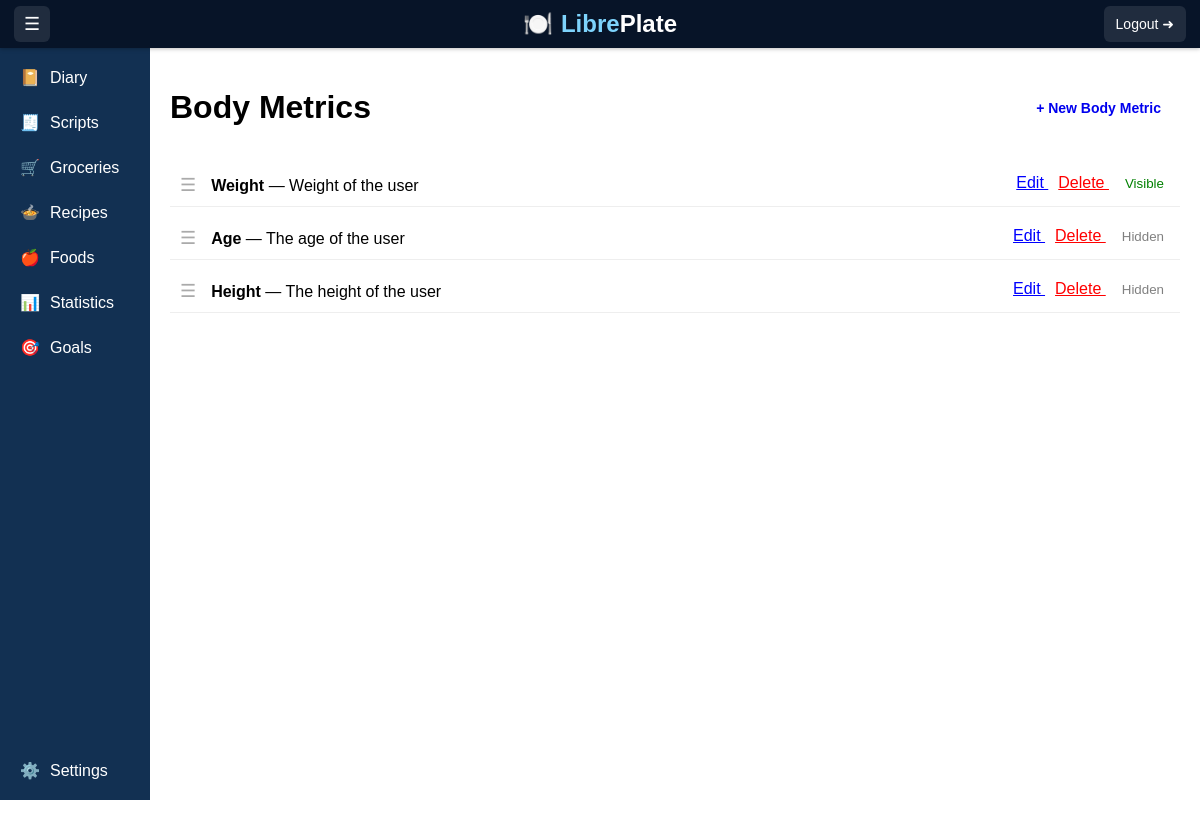
Screenshot of /body-metrics/ (signed in) with the database file from the repository.
### body_metrics/models.py (models this page shows, shortened)
class BodyMetric(models.Model):
    name = models.CharField(max_length=100, unique=True)
    description = models.TextField(blank=True, null=True)
    abbreviation = models.CharField(max_length=100, blank=True, null=True)
    show_in_diary_total = models.BooleanField(
        default=True, help_text="If True, this nutrient will be visible to users"
    )
    order = models.PositiveIntegerField(default=0)
    user = models.ForeignKey(
        User,
        on_delete=models.CASCADE,
        related_name="body_metric",
        null=True,
        blank=True,
    )
    class Meta:
        verbose_name = "Nutrients"
        ordering = ["order"]

### body_metrics/views.py (the view)
# urls.py: path("", views.body_metrics, name="body_metrics"),
@login_required
def body_metrics(request):
    return render(
        request=request,
        template_name="body_metrics/body_metrics.html",
        context={"body_metrics": BodyMetric.objects.all()},
    )

### body_metrics/templates/body_metrics/body_metrics.html (shortened to what this page needs)
{% extends 'base.html' %}
{% block content %}
<div class="container">
    <div class="body_metric-header">
        <h1>Body Metrics</h1>
        <a href="{% url 'create_body_metric' %}" class="btn btn-success">
            + New Body Metric
        </a>
    </div>
    {% if body_metrics %}
    <ul id="body_metric-list">
        {% for body_metric in body_metrics %}
        <li
            draggable="true"
            data-id="{{ body_metric.id }}"
            class="body_metric-item"
        >
            <span class="drag-handle">
                ☰
            </span>
            <strong>
                {{ body_metric.name }}
            </strong>
            {% if body_metric.description %}
                — {{ body_metric.description }}
            {% endif %}
            <span class="body_metric-actions">
                {% if body_metric.user == user %}
                    <a href="{% url 'edit_body_metric' body_metric.pk %}"
                       class="edit-link">
                        Edit
                    </a>
                    <a href="{% url 'delete_body_metric' body_metric.pk %}"
                       class="delete-link">
                        Delete
                    </a>
                    <button
                        class="visibility-button {% if body_metric.show_in_diary_total %}visible{% else %}hidden{% endif %}"
                        data-id="{{ body_metric.pk }}"
                    >
                        {% if body_metric.show_in_diary_total %}
                            Visible
                        {% else %}
                            Hidden
                        {% endif %}
                    </button>
                {% elif body_metric.user is None %}
                    <em>(Global Body Metric)</em>
                {% endif %}
            </span>
        </li>
        {% endfor %}
    </ul>
    {% else %}
        <p>No body metrics available.</p>
    {% endif %}
</div>
{% endblock %}

### templates/base.html (style rules this page uses)
.btn { display: inline-flex; align-items: center; justify-content: center; gap: 8px; padding: 10px 18px; border-radius: 10px; font-size: 14px; font-weight: 600; line-height: 1; text-decoration: none; cursor: pointer; border: 1px solid transparent; transition: all .2s ease; font-family: inherit; box-sizing: border-box; }
html, body { margin: 0; height: 100%; font-family: Arial, sans-serif; }
body { margin: 0; height: 100vh; }

### body_metrics/templates/body_metrics/body_metrics.html (style rules this page uses)
.body_metric-header { display:flex; justify-content:space-between; align-items:center; }
#body_metric-list { list-style:none; padding:0; }
.body_metric-item { cursor:grab; margin-bottom:10px; padding:10px; border-bottom:1px solid #eee; background:#fff; }
.drag-handle { color:#aaa; margin-right:10px; cursor:grab; font-size:18px; }
.body_metric-actions { float:right; }
.edit-link { color:blue; margin-right:10px; }
.delete-link { color:red; margin-right:10px; }
.visibility-button { border:none; background:none; cursor:pointer; }
.visibility-button.visible { color:green; }
.visibility-button.hidden { color:grey; }

### rows the page displays
BodyMetric: name "Weight", description "Weight of the user", show_in_diary_total "Visible"
BodyMetric: name "Age", description "The age of the user", show_in_diary_total "Hidden"
BodyMetric: name "Height", description "The height of the user", show_in_diary_total "Hidden"
